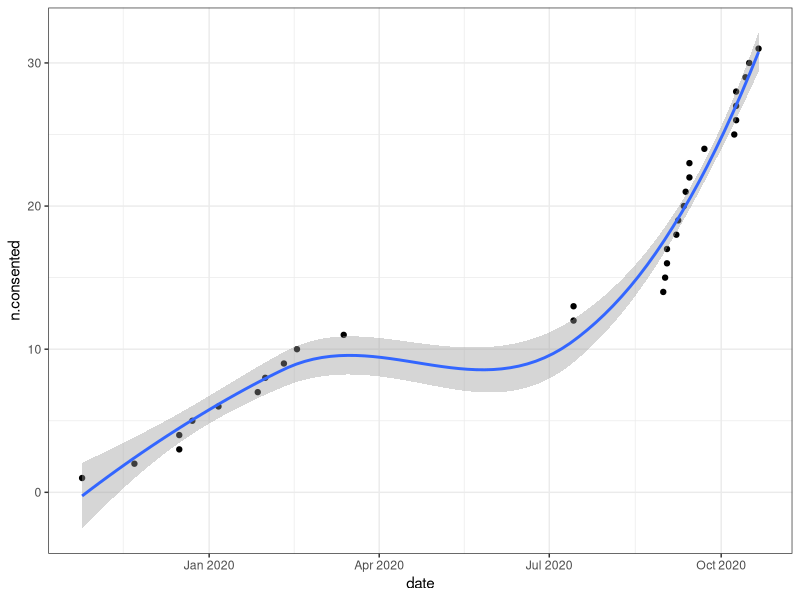

Write the R code that produced this figure. (Note: this script raises an error after producing the figure.)
## ---- chunk 1
knitr::opts_chunk$set(echo = TRUE)

library(readxl)
library(tidyverse)
library(broom)
## ---- chunk 2
# Read in data table (Created by Amna, updated 2020-10-22)
x <- read_xlsx("../data/raw/BeWell-studyid_consentdate.xlsx")

head(x)
## ---- chunk 3
xm <- 
  x %>%
  drop_na() %>%
  rename(date = "Consent Date") %>%
  arrange(date) %>%
  mutate(date = as.Date(date)) %>%
  mutate(n.consented = seq(from = 1, to = nrow(.))) %>%
  mutate(date.num = as.numeric(date)) %>%
  mutate(origin = "data")

head(xm)
## ---- chunk 4
xm %>%
  ggplot(aes(x = date, y = n.consented)) +
  geom_point() +
  stat_smooth() +
  theme_bw()
## ---- chunk 5
# Build model on the data
xm.lo <- loess(formula = n.consented ~ as.numeric(date),
               data = xm,
               control = loess.control(surface = "direct"))

# Define the prediction time window
new.data <- data.frame(date = as.numeric(seq.Date(from = Sys.Date(),
                                                  to = as.Date("2021-01-01"), 
                                                  by = "days")
                                         )
                       )
                             
pred <- predict(object = xm.lo, 
                newdata = new.data,
                se = TRUE)

model.out <- data.frame(n.consented = pred$fit,
                        se.fit = pred$se.fit,
                        date = as.Date(new.data$date, 
                                       origin = as.Date("1970-01-01")),
                        origin = "prediction")

head(model.out)
## ---- chunk 6
model.out %>%
  ggplot(aes(x = date, y = n.consented)) +
  geom_point() +
  theme_bw()
## ---- chunk 7
dm <- 
  xm %>%
  bind_rows(model.out)

head(dm)
## ---- chunk 8
dm %>%
  ggplot(aes(x = date, y = n.consented)) +
  geom_point(aes(color = origin)) +
  stat_smooth() +
  theme_bw() +
  geom_hline(yintercept = 42, linetype = "dotted", color = "red") +
  geom_vline(xintercept = dm$date[min(grep("^42.", dm$n.consented))],
             linetype = "dotted",
             color = "red") +
  geom_text(x = as.Date("2020-10-10"),
            y = 5,
            label = paste0("Estimated full enrollment on\n", dm$date[min(grep("^42.", dm$n.consented))]))
## ---- chunk 9
dm$date[min(grep("^42.", dm$n.consented))] - Sys.Date()
## ---- chunk 10
dm$date[min(grep("^42.", dm$n.consented))] + lubridate::weeks(11)
